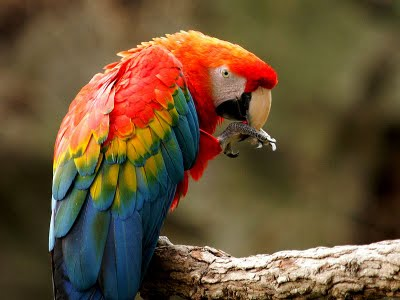
//> input picture issue_03/arara.jpg, 400 x 300 px
$ ./main   (built with g++ and OpenCV 4)
//> lines starting //> are read from the running program, lines starting //| are printed output that depends on the picture
#include <opencv/cv.h>
#include <opencv/highgui.h>
#include <opencv/cvaux.h>
#include <opencv/cxcore.h>
#include <opencv/ml.h>
#include <stdlib.h>
#include <stdio.h>
using namespace cv;
using namespace std;

Mat image_rgb;

int main()
{

    image_rgb = imread("/Users/wellcome/Dropbox/WELL_LAB/OpenCvLista/arara.jpg",1);
//> image_rgb is the input picture: 300 rows x 400 cols, CV_8UC3; mean B, G, R 54.4, 82.8, 105.2

    namedWindow("Original Image",CV_WINDOW_AUTOSIZE);
    imshow("Original Image", image_rgb);

    Mat channel[3];
    split(image_rgb, channel);
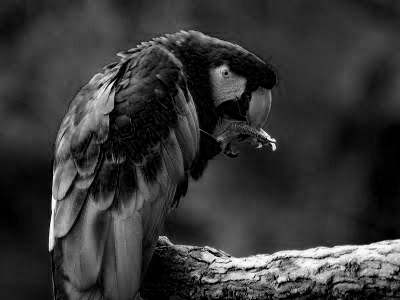
//> channel[0]: 300 rows x 400 cols, CV_8UC1; min 0, max 255, mean 54.4
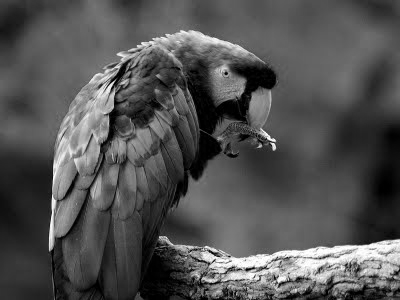
//> channel[1]: 300 rows x 400 cols, CV_8UC1; min 0, max 255, mean 82.8
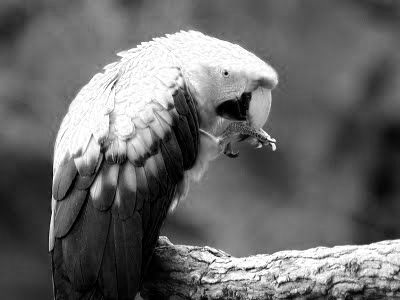
//> channel[2]: 300 rows x 400 cols, CV_8UC1; min 0, max 255, mean 105.2

    namedWindow("Channel Red",1);
    imshow("Channel Red", channel[0]);
    imwrite("/Users/wellcome/Dropbox/WELL_LAB/OpenCvLista/Results/Channel_Red.jpg", channel[0]);

    namedWindow("Channel Green",1);
    imshow("Channel Green", channel[1]);
    imwrite("/Users/wellcome/Dropbox/WELL_LAB/OpenCvLista/Results/Channel_Green.jpg", channel[1]);

    namedWindow("Channel Blue",1);
    imshow("Channel Blue", channel[2]);
    imwrite("/Users/wellcome/Dropbox/WELL_LAB/OpenCvLista/Results/Channel_Blue.jpg", channel[2]);

    waitKey(0);
}
